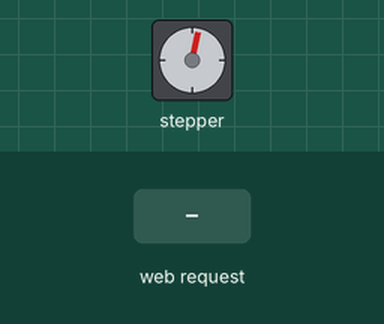
Simulated run of this sketch. Board: ESP32. Shown: stepper motor. Wiring (inferred from the names in the program): stepper motor (2048 steps per turn assumed): coils GPIO 14, GPIO 12, GPIO 13, GPIO 15. Inputs (shaded band) come from the test bench. WiFi joins after 1.5 s; servers stay silent unless stated; not simulated (calls return 0 or success): secrets.h; what the sketch prints to the serial monitor is not drawn.

Above: at 2.75 s.
2.8 s: HTTP request GET /speed?value=true received
At 3.8 s:
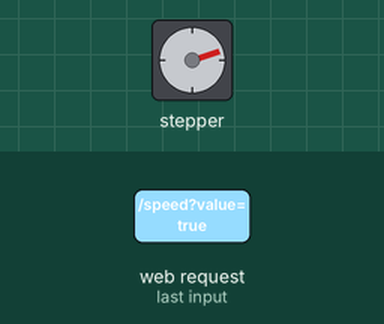
5.8 s: HTTP request GET /speed?value=120 received
At 6.07 s:
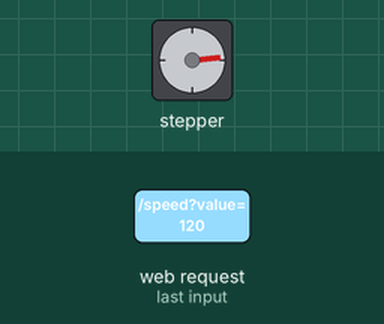
8.8 s: HTTP request GET /direction?value=1 received
At 9.07 s:
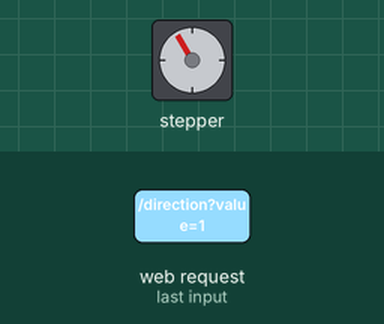
11.8 s: HTTP request GET /speed?value=1 received
14.8 s: HTTP request GET /speed?value=120 received
Timing chart, 0 to 21.8 s (numbered marks = the images above; inputs shaded):
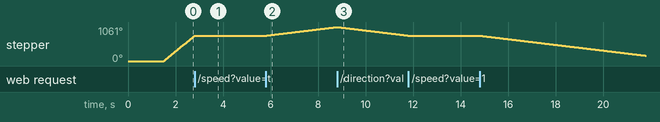

The sketch:

Stappenmotor_008.ino
```cpp
#include "secrets.h"  // WIFI_TP_SSID en WIFI_TP_PASSWORD
#include <WiFi.h>
#include <WebServer.h>

// WiFi-instellingen uit secrets.h
const char* ssid     = WIFI_TP_SSID;
const char* password = WIFI_TP_PASSWORD;

// Motorpinnen ULN2003
const int motorPins[] = {14, 12, 13, 15};

// Timing
float stepDelay = 1.0;        // μs per stap
bool direction = true;         // true = vooruit, false = achteruit
int sliderValue = 10;          // huidig sliderwaarde
WebServer server(80);

// 8-step half-step sequence voor 28BYJ-48
const int steps[8][4] = {
  {1,0,0,0},
  {1,1,0,0},
  {0,1,0,0},
  {0,1,1,0},
  {0,0,1,0},
  {0,0,1,1},
  {0,0,0,1},
  {1,0,0,1}
};

int stepIndex = 0;
unsigned long previousMicros = 0;

// Steps per seconde limieten
#define MAX_STEPS_PER_SEC 1500.0
#define MIN_STEPS_PER_SEC 10.0

// HTML webinterface
const char* html = R"rawliteral(
<!DOCTYPE html>
<html>
<head>
<meta charset="UTF-8">
<title>Stappenmotor Control</title>
<script src="https://code.jquery.com/jquery-3.6.0.min.js"></script>
<style>
  body { background-color: #121212; color: #eeeeee; font-family: Arial, sans-serif; text-align: center; }
  h2 { color: #00bfff; }
  input[type=range] { width: 60%; }
  label { display: block; margin-top: 20px; }
  span { font-weight: bold; }
  .container { margin: 50px auto; width: 80%; }
  input[type=checkbox] { transform: scale(1.5); margin-left: 10px; }
  .status-container {
    margin-top: 30px;
    padding: 15px;
    border: 1px solid #444;
    border-radius: 10px;
    background-color: #1e1e1e;
    width: 60%;
    margin-left: auto;
    margin-right: auto;
    text-align: left;
  }
  .status-container h3 {
    color: #00bfff;
    text-align: center;
  }
  .status-container p { margin: 5px 0; }
</style>
</head>

<body>
<div class="container">
  <h2>Stappenmotor</h2>

  <label>
    Snelheid (1 = langzaam, 60 = extreem snel):
    <input type="range" min="1" max="60" value="10" id="speedSlider">
    <span id="speedVal">10</span>
  </label>

  <label>
    Draairichting:
    <input type="checkbox" id="dirSwitch" checked> Vooruit / Achteruit
  </label>

  <div class="status-container">
    <h3>Status</h3>
    <p>Sliderwaarde: <span id="statusSlider">0</span></p>
    <p>Stappen/sec: <span id="statusSteps">0</span></p>
    <p>StepDelay (μs): <span id="statusDelay">0</span></p>
    <p>Draairichting: <span id="statusDir">Vooruit</span></p>
  </div>
</div>

<script>
$(function(){
  $('#speedSlider').on('input', function(){
    $('#speedVal').text($(this).val());
    $.get(`/speed?value=${$(this).val()}`);
  });

  $('#dirSwitch').on('change', function(){
    $.get(`/direction?value=${$(this).prop('checked')}`);
  });

  setInterval(function(){
    $.get("/status", function(data){
      $('#statusSlider').text(data.sliderValue);
      $('#statusSteps').text(data.stepsPerSec);
      $('#statusDelay').text(data.stepDelay_us);
      $('#statusDir').text(data.direction);
    }, "json");
  }, 200);
});
</script>
</body>
</html>
)rawliteral";

// ---------- Web handlers ----------
void handleRoot() {
  server.send(200, "text/html", html);
}

void handleSpeed() {
  if (server.hasArg("value")) {
    sliderValue = server.arg("value").toInt();
    sliderValue = constrain(sliderValue, 1, 60);

    // Intuïtieve mapping: 1 = langzaam, 60 = snel
    float stepsPerSec = MIN_STEPS_PER_SEC + (sliderValue - 1) * (MAX_STEPS_PER_SEC - MIN_STEPS_PER_SEC) / 59.0;
    stepDelay = 1000000.0 / stepsPerSec; // μs per stap
  }
  server.send(200,"text/plain","OK");
}

void handleDirection() {
  if (server.hasArg("value")) {
    direction = (server.arg("value") == "true");
  }
  server.send(200,"text/plain","OK");
}

// Status endpoint
void handleStatus() {
  float stepsPerSec = 1000000.0 / stepDelay;

  String json = "{";
  json += "\"sliderValue\":" + String(sliderValue) + ",";
  json += "\"stepsPerSec\":" + String(stepsPerSec,1) + ",";
  json += "\"stepDelay_us\":" + String(stepDelay,1) + ",";
  json += "\"direction\":\"" + String(direction ? "Vooruit" : "Achteruit") + "\"";
  json += "}";

  server.send(200,"application/json",json);
}

// ---------- Setup ----------
void setup() {
  Serial.begin(115200);
  for(int i=0;i<4;i++) pinMode(motorPins[i], OUTPUT);

  WiFi.begin(ssid,password);
  Serial.print("Verbinden met WiFi");
  while(WiFi.status() != WL_CONNECTED) {
    delay(500);
    Serial.print(".");
  }
  Serial.println("\nWiFi verbonden!");
  Serial.println(WiFi.localIP());

  server.on("/", handleRoot);
  server.on("/speed", handleSpeed);
  server.on("/direction", handleDirection);
  server.on("/status", handleStatus);
  server.begin();
}

// ---------- Loop ----------
void loop() {
  server.handleClient();

  unsigned long now = micros();
  if(now - previousMicros >= stepDelay){
    previousMicros = now;

    for(int i=0;i<4;i++){
      digitalWrite(motorPins[i], steps[stepIndex][i]);
    }

    stepIndex += direction ? 1 : -1;
    if(stepIndex > 7) stepIndex = 0;
    if(stepIndex < 0) stepIndex = 7;
  }
}
```
